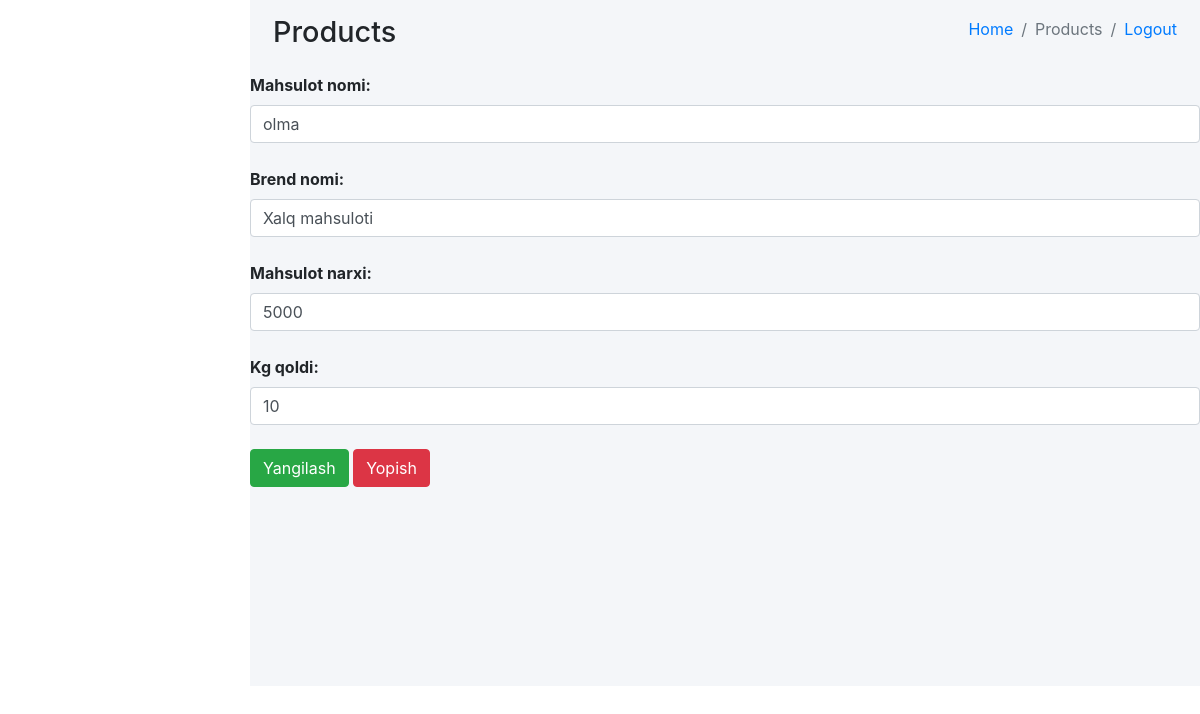
Before: /asosiy/mahsulotlar_update/7/ (signed in) with the older database file.
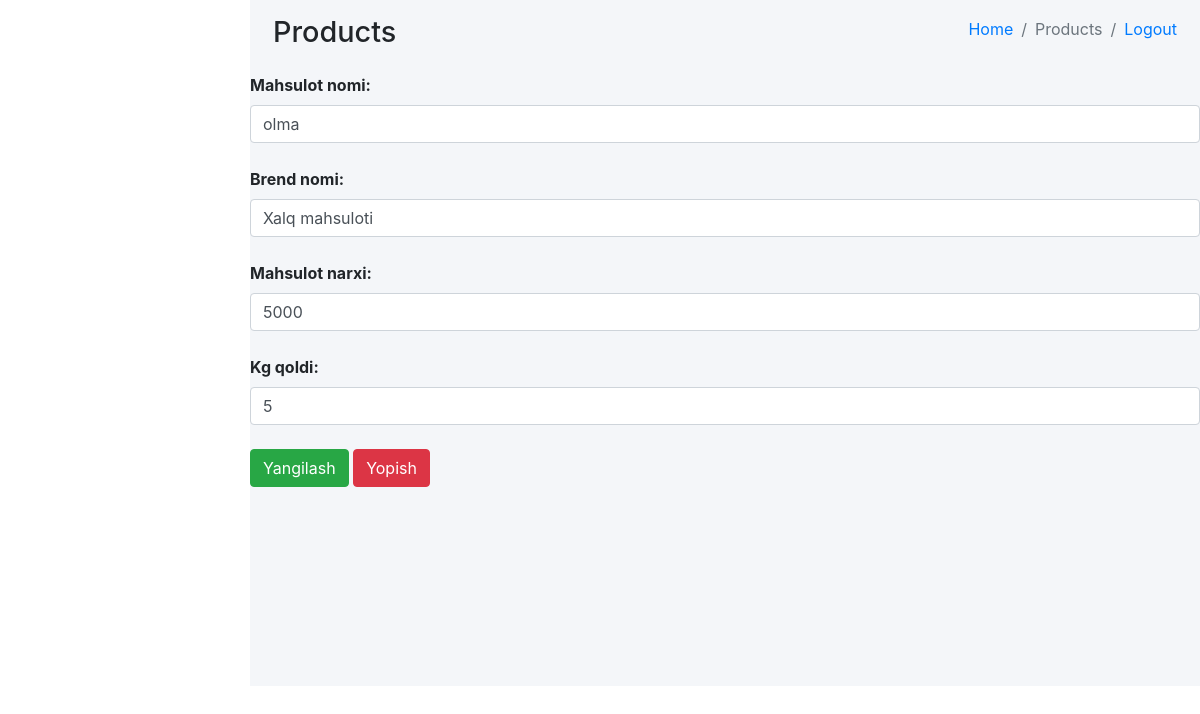
After: the same page with the newer database file.
### asosiy/models.py (models this page shows, shortened)
class Mahsulot(models.Model):
    nom = models.CharField(max_length=50)
    brend = models.CharField(max_length=50)
    olchov = models.CharField(max_length=50)
    narx = models.PositiveIntegerField()
    miqdor = models.PositiveSmallIntegerField()
    kelgan_sana = models.DateField(null=True, blank=True)
    ombor = models.ForeignKey(Ombor, on_delete=models.CASCADE)

### asosiy/views.py (the view, shortened to what this page needs)
# urls.py: path("mahsulotlar_update/<int:son>/", MahsulotlarUpdateView.as_view()),
class MahsulotlarUpdateView(View):
    def get(self, request, son):
        if request.user.is_authenticated:
            product = Mahsulot.objects.get(id=son)
            if product.ombor == request.user:
                content = {
                    "mahsulot": Mahsulot.objects.get(id=son)
                }
                return render(request, "product_update.html", content)
            return redirect("/asosiy/mahsulotlar/")
        return redirect("/")

### templates/product_update.html (shortened to what this page needs)
<!DOCTYPE html>
<html lang="en">
<head>
    {% load static %}
  <link rel="stylesheet" href="{% static 'plugins/fontawesome-free/css/all.min.css' %}">
  <link rel="stylesheet" href="https://code.ionicframework.com/ionicons/2.0.1/css/ionicons.min.css">
  <link rel="stylesheet" href="{% static 'dist/css/adminlte.min.css' %}">
  <link rel="stylesheet" href="https://maxcdn.bootstrapcdn.com/bootstrap/4.5.2/css/bootstrap.min.css">
</head>
<body class="hold-transition sidebar-mini">
<div class="wrapper">
  <div class="content-wrapper">
    <div class="content-header">
      <div class="container-fluid">
        <div class="row mb-2">
          <div class="col-sm-6">
            <h1 class="m-0">Products</h1>
          </div>
          <div class="col-sm-6">
            <ol class="breadcrumb float-sm-right">
              <li class="breadcrumb-item"><a href="#">Home</a></li>
              <li class="breadcrumb-item active">Products</li>
              <li class="breadcrumb-item"><a href="#">Logout</a></li>
            </ol>
          </div>
        </div>
      </div>
    </div>
          <form method="post" id="edit-product-form"> {% csrf_token %}
              <label for="edit-product-name">Mahsulot nomi:</label>
              <input type="text" name="nom" value="{{ mahsulot.nom }}" placeholder="Mahsulot nomi..." id="edit-product-name" class="form-control" required>
                <br>
              <label for="edit-product-name">Brend nomi:</label>
              <input type="text" name="brend" value="{{ mahsulot.brend }}" placeholder="Brend nomi..." id="edit-product-brend" class="form-control" required>
              <br>
              <label for="edit-product-name">Mahsulot narxi:</label>
              <input type="number" name="narx" value="{{ mahsulot.narx }}" placeholder="Mahsulot narxi..." id="edit-product-price" class="form-control" required>
              <br>
              <label for="edit-product-name">{{ mahsulot.olchov }} qoldi:</label>
              <input type="number" name="miqdor" value="{{ mahsulot.miqdor }}" placeholder="Dona qoldi..." id="edit-product-amount" class="form-control" required>
              <br>
            <button type="submit" class="btn btn-success">Yangilash</button>
            <a href="/asosiy/mahsulotlar/"><button type="button" class="btn btn-danger" data-dismiss="modal">Yopish</button></a>
      </form>
</body>
</html>

Changed rows visible on the page:
changed Mahsulot "Kg": miqdor "10" → "5"
